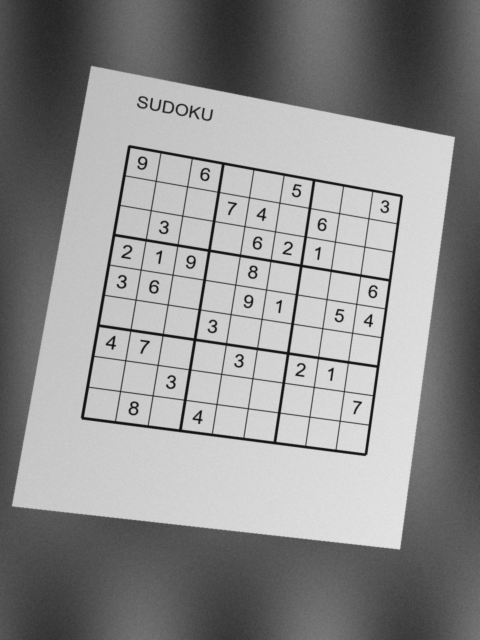
#> input picture Sudoku-Solver-from-a-Photo/Test/synthetic_2.jpg, 960 x 1280 px (shown at 1/2 size); its folder holds only this picture in this run
$ jupyter execute --allow-errors sudoku.ipynb
#> lines starting #> are read from the running program, lines starting #| are printed output that depends on the picture; after the words box and inside, x2 and y2 are one past the last pixel; in counts of white or black regions, pixels touching at a corner belong together
# Arshia Goshtasbi
## Machine Learning, Capstone Project: Sudoku Solver from a Photo (Phases 1-4)

# Imports

[cell 1]
import os
import cv2
import zipfile
import numpy as np
import matplotlib.pyplot as plt
import tensorflow as tf
from tensorflow.keras import layers, models, utils
from tensorflow.keras.models import load_model
from tensorflow.keras.datasets import mnist
from tensorflow.keras.models import Sequential
from tensorflow.keras.layers import Conv2D, MaxPooling2D, Flatten, Dense
from tensorflow.keras.callbacks import EarlyStopping, ReduceLROnPlateau

[cell 2]
# Paths (relative to this folder). Originally run on Google Colab.
DATA_DIR  = os.path.join('assets', 'assets')   # printed-digits dataset, unzipped (see README)
MODEL_DIR = 'models'
TEST_DIR  = 'Test'      # put your own Sudoku photos here
RESULT_DIR = 'Result'

### Utility Function

[cell 3]
def display_image(image, title='Image'):
    plt.figure(figsize=(8, 8))
    if len(image.shape) == 3:
        plt.imshow(cv2.cvtColor(image, cv2.COLOR_BGR2RGB))
    else:
        plt.imshow(image, cmap='gray')
    plt.title(title)
    plt.axis('off')
    plt.show()

## Phase 1: Paper Deskewing & Rectification

[cell 4]
def preprocess_image(image):
    gray = cv2.cvtColor(image, cv2.COLOR_BGR2GRAY)
    blur = cv2.GaussianBlur(gray, (3, 3), 0)
    edges = cv2.Canny(blur, 50, 150, apertureSize=3)
    kernel = np.ones((3, 3), np.uint8)
    return cv2.dilate(edges, kernel, iterations=1)


def find_paper_contour(edges):
    contours, _ = cv2.findContours(edges, cv2.RETR_EXTERNAL, cv2.CHAIN_APPROX_SIMPLE)
    if not contours:
        return None
    return max(contours, key=cv2.contourArea)


def order_points(pts):
    rect = np.zeros((4, 2), dtype="float32")
    s = pts.sum(axis=1)
    rect[0] = pts[np.argmin(s)]
    rect[2] = pts[np.argmax(s)]
    diff = np.diff(pts, axis=1)
    rect[1] = pts[np.argmin(diff)]
    rect[3] = pts[np.argmax(diff)]
    return rect


def find_corners(paper_contour):
    epsilon = 0.02 * cv2.arcLength(paper_contour, True)
    approx = cv2.approxPolyDP(paper_contour, epsilon, True)
    if len(approx) != 4:
        rect = cv2.minAreaRect(paper_contour)
        approx = cv2.boxPoints(rect)
    corners = order_points(approx.reshape(4, 2))
    return np.array(corners, dtype=np.float32)


def perspective_transform(image, corners):
    (tl, tr, br, bl) = corners
    widthA = np.linalg.norm(br - bl)
    widthB = np.linalg.norm(tr - tl)
    maxW = int(max(widthA, widthB))

    heightA = np.linalg.norm(tr - br)
    heightB = np.linalg.norm(tl - bl)
    maxH = int(max(heightA, heightB))

    dst = np.array([[0, 0], [maxW - 1, 0], [maxW - 1, maxH - 1], [0, maxH - 1]], dtype=np.float32)
    M = cv2.getPerspectiveTransform(corners, dst)
    return cv2.warpPerspective(image, M, (maxW, maxH))


def phase1_rectify(input_path, save_path=None, visualize=True):
    image = cv2.imread(input_path)
    display_image(image, "Original")
#> call 2 of phase1_rectify, with input_path = 'Test/synthetic_2.jpg', save_path = 'Result/synthetic_2_phase1.jpg', visualize = True
#> in phase1_rectify, image is the input picture: shape (1280, 960, 3); min 8, max 231, mean 141.9
    if image is None:
        raise FileNotFoundError(f"Cannot read {input_path}")
    orig = image.copy()

    edges = preprocess_image(image)
#> in preprocess_image, `edges = cv2.Canny(blur, 50, 150, apertureSize=3)`:
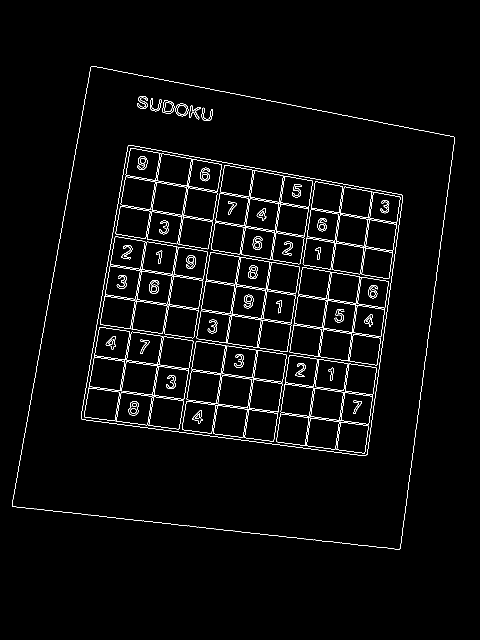
#> edges: shape (1280, 960) (shown at 1/2 size); 2.4% white in thin lines or dots, all inside (x1, y1, x2, y2) = (24, 132, 910, 1100)
#> in preprocess_image, `return cv2.dilate(edges, kernel, iterations=1)`:
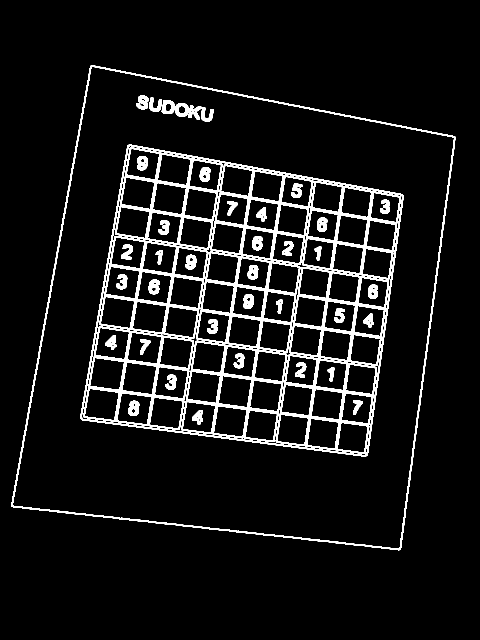
#> returned value: shape (1280, 960) (shown at 1/2 size); 7.4% white; 46 white regions
    if visualize: display_image(edges, "Edges for Paper Detection")

    paper = find_paper_contour(edges)
#> in find_paper_contour, `contours, _ = cv2.findContours(edges, cv2.RETR_EXTERNAL, cv2.CHAIN_APP..`: contours = 1 contour; box (x1, y1, x2, y2) and area: (23, 131, 911, 1101) 660884
#> in phase1_rectify (call 2), `paper = find_paper_contour(edges)`: paper = contour of 1006 points, box (x1, y1, x2, y2) (23, 131, 911, 1101), area 660884
#> in phase1_rectify (call 2), `cv2.drawContours(outline, [paper], -1, (0, 255, 0), 2)`:
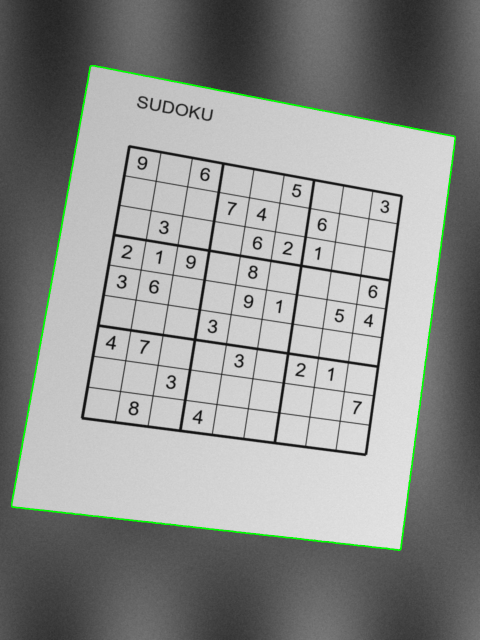
#> outline: shape (1280, 960, 3) (shown at 1/2 size); 0.87% of pixels changed, all inside (x1, y1, x2, y2) = (22, 130, 912, 1102)
    outline = orig.copy()
    if paper is not None:
        cv2.drawContours(outline, [paper], -1, (0, 255, 0), 2)
    if visualize: display_image(outline, "Detected Paper Contour")
    if paper is None:
        raise RuntimeError("Paper contour not found.")

    corners = find_corners(paper)
#> in find_corners, `epsilon = 0.02 * cv2.arcLength(paper_contour, True)`: epsilon = 68.44
#> in find_corners, `approx = cv2.approxPolyDP(paper_contour, epsilon, True)`: approx = [[181, 131], [23, 1013], [800, 1099], [910, 273]]
#> in order_points, `s = pts.sum(axis=1)`: s = [312, 1036, 1899, 1183]
#> in order_points, `diff = np.diff(pts, axis=1)`: diff = [-50, 990, 299, -637]
#> in find_corners, `corners = order_points(approx.reshape(4, 2))`: corners = [[181, 131], [910, 273], [800, 1099], [23, 1013]]
    warped = perspective_transform(image, corners)
#> in perspective_transform, `(tl, tr, br, bl) = corners`: tl = [181, 131]; tr = [910, 273]; br = [800, 1099]; bl = [23, 1013]
#> in perspective_transform, `widthA = np.linalg.norm(br - bl)`: widthA = 781.7
#> in perspective_transform, `widthB = np.linalg.norm(tr - tl)`: widthB = 742.7
#> in perspective_transform, `maxW = int(max(widthA, widthB))`: maxW = 781
#> in perspective_transform, `heightA = np.linalg.norm(tr - br)`: heightA = 833.3
#> in perspective_transform, `heightB = np.linalg.norm(tl - bl)`: heightB = 896
#> in perspective_transform, `dst = np.array([[0, 0], [maxW - 1, 0], [maxW - 1, maxH - 1], [0, maxH ..`: dst = [[0, 0], [780, 0], [780, 895], [0, 895]]
#> in perspective_transform, `M = cv2.getPerspectiveTransform(corners, dst)`: M = [[0.951, 0.17, -194.5], [-0.199, 1.02, -97.72], [-0.000101, 4.27e-05, 1]]
#> in perspective_transform, `return cv2.warpPerspective(image, M, (maxW, maxH))`:
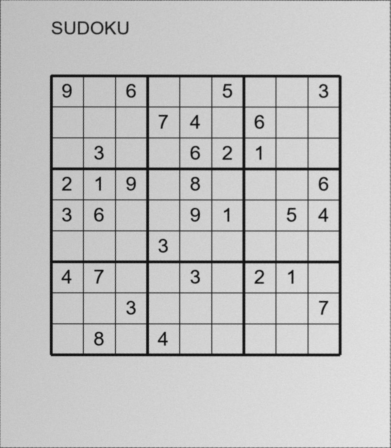
#> returned value: shape (896, 781, 3) (shown at 1/2 size); min 12, max 229, mean 194.5
    if visualize: display_image(warped, "Phase 1: Rectified Paper")

    if save_path:
        cv2.imwrite(save_path, warped)
    return warped

## Phase 2: Sudoku Grid Detection & Drawing

[cell 5]
def find_sudoku_grid(rectified):
    gray = cv2.cvtColor(rectified, cv2.COLOR_BGR2GRAY)
    thresh = cv2.adaptiveThreshold(gray, 255, cv2.ADAPTIVE_THRESH_GAUSSIAN_C,
                                   cv2.THRESH_BINARY_INV, 11, 2)
    contours, _ = cv2.findContours(thresh, cv2.RETR_LIST, cv2.CHAIN_APPROX_SIMPLE)
    for cnt in sorted(contours, key=cv2.contourArea, reverse=True)[:10]:
        peri = cv2.arcLength(cnt, True)
        approx = cv2.approxPolyDP(cnt, 0.02 * peri, True)
        if len(approx) == 4 and cv2.isContourConvex(approx):
            x, y, w, h = cv2.boundingRect(approx)
            ar = w / float(h)
            if 0.8 <= ar <= 1.2:
                return approx.reshape(4, 2), thresh
    return None, thresh

def phase2_draw_grid(rectified, save_path=None, visualize=True):
#> called with save_path = 'Result/synthetic_2_phase2.jpg', visualize = True
    overlay = rectified.copy()
    grid_cnt, thresh = find_sudoku_grid(rectified)
#> in find_sudoku_grid, `thresh = cv2.adaptiveThreshold(gray, 255, cv2.ADAPTIVE_THRESH_GAUSSIAN..`:
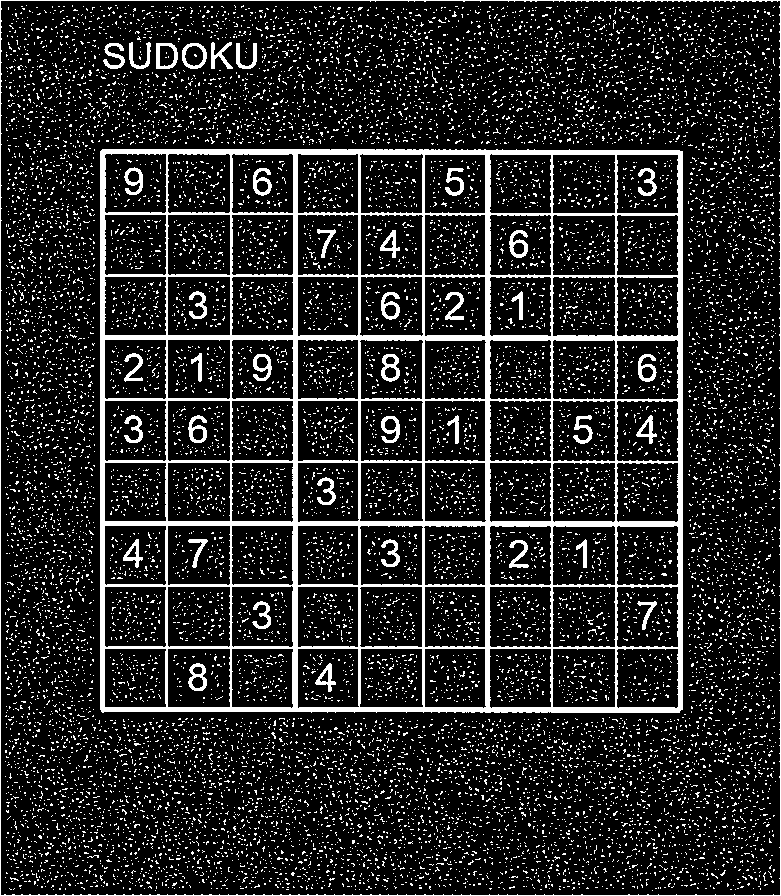
#> thresh: shape (896, 781); 14.3% white; 14932 white regions (14891 under 20 px)
#> in find_sudoku_grid, `contours, _ = cv2.findContours(thresh, cv2.RETR_LIST, cv2.CHAIN_APPROX..`: contours = 15039 contours, 14899 with area under 20; largest, box (x1, y1, x2, y2) and area: (0, 0, 781, 896) 698100, (0, 0, 781, 896) 697766, (100, 149, 683, 713) 327040, (552, 586, 616, 648) 3800, (552, 400, 616, 462) 3787
#> the loop in find_sudoku_grid, `for cnt in sorted(contours, key=cv2.contourArea, reverse=True)[:10]:` made 1 pass
#> (peri, approx, x, y, w, h, ar) on pass 1: (3350, [[0, 0], [0, 895], [780, 895], [780, 0]], 0, 0, 781, 896, 0.872)
#> grid_cnt = [[0, 0], [0, 895], [780, 895], [780, 0]]
    if grid_cnt is not None:
        cv2.drawContours(overlay, [grid_cnt], -1, (0, 255, 0), 2)
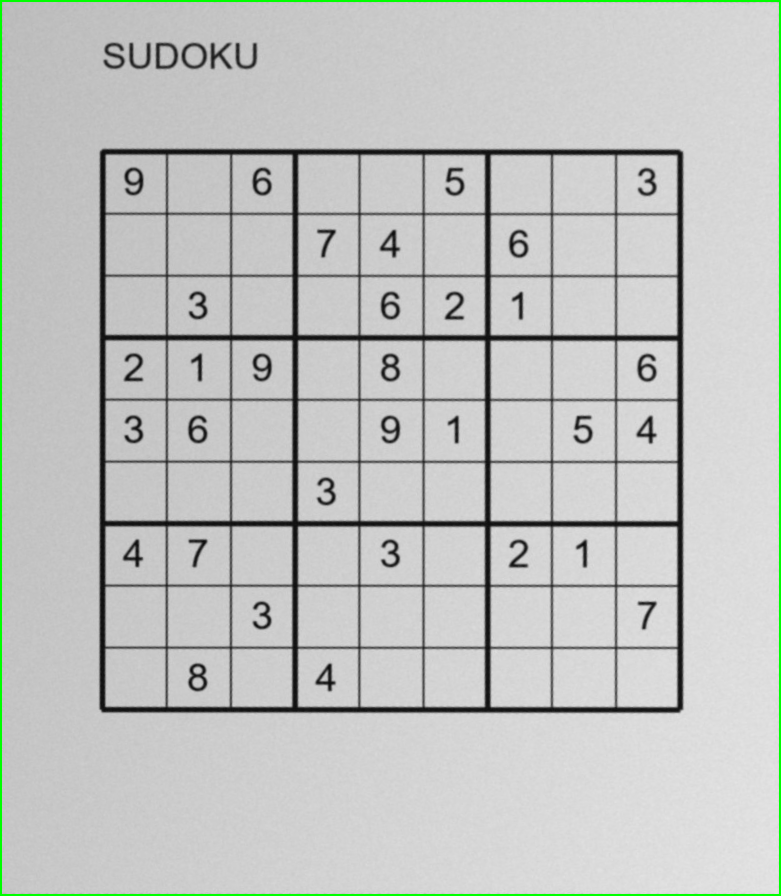
#> overlay: shape (896, 781, 3); 0.96% of pixels changed, all inside (x1, y1, x2, y2) = (0, 0, 781, 896)
    if visualize: display_image(overlay, 'Phase 2: Grid Overlay')
    if save_path:
        cv2.imwrite(save_path, overlay)
    return overlay

## Main Execution (Just One Test Case)

[cell 6]
image_path = "Test/synthetic_1.jpg"                                    # Path to your input Sudoku image
phase1_output_path = f"phase1_rectified_paper.jpg"               # Desired filename for Phase 1 result
phase2_output_path = f"phase2_grid_detection.jpg"                # Desired filename for Phase 2 result

# Run Phase 1
print("Running Phase 1: Deskew & Rectify Paper...")
#> (the rest of this cell did not finish here and is left out)

# Batch Processing

[cell 7]
os.makedirs("Result", exist_ok=True)

# Process all images in Test folder
test_folder = "Test"
for filename in os.listdir(test_folder):
    if filename.lower().endswith(('.png', '.jpg', '.jpeg')):
        print(f"\nProcessing {filename}...")
        image_path = os.path.join(test_folder, filename)

        try:
            base_name = os.path.splitext(filename)[0]
            phase1_output = os.path.join("Result", f"{base_name}_phase1.jpg")
            phase2_output = os.path.join("Result", f"{base_name}_phase2.jpg")

            # Run Phase 1
            rectified = phase1_rectify(image_path, save_path=phase1_output, visualize=True)

            # Run Phase 2
            drawn_grid = phase2_draw_grid(rectified, save_path=phase2_output, visualize=True)

            print(f"Results saved for {filename}:")
            print(f" - {phase1_output}")
            print(f" - {phase2_output}")

        except Exception as e:
            print(f"Error processing {filename}: {str(e)}")

print("\nBatch processing completed!")

## Phase 3: Cell Segmentation and Digit Recognition

## Model Training
Dataset is assets.zip file that is from kaggle:
https://www.kaggle.com/datasets/kshitijdhama/printed-digits-dataset

[cell 8]
# Define paths
zip_path = 'assets.zip'
extract_path = 'assets'
# Unzip the dataset
#> (the rest of this cell did not finish here and is left out)

# Simple Model

[cell 9]
# === Parameters ===
batch_size  = 32
img_height  = 28
img_width   = 28
data_dir    = DATA_DIR  # root folder containing 10 subfolders (0,1,...,9)
epochs      = 10

# === Load datasets ===
#> (the rest of this cell did not finish here and is left out)

# Advanced Model
-> Data Augmentation

-> Better Preproccess

-> Complex Model

[cell 10]
# === Parameters ===
batch_size  = 32
img_height  = 28
img_width   = 28
data_dir    = DATA_DIR
epochs      = 50  # Increased epochs with early stopping

# === Load datasets ===
#> (the rest of this cell did not finish here and is left out)

# Recognition

[cell 11]
# [145 lines left out: functions detect_cell_coords, extract_digit, segment_and_recognize, not called in this run]

# Phase 4
Solve the Puzzle using Backtracing

[cell 12]
# [53 lines left out: functions solve_sudoku, draw_solution, not called in this run]

# Main Execution ALL 4 Phases

[cell 13]
def main_pipeline(image_path, model_path, visualize=True):
    """Complete pipeline from image to solved Sudoku"""
    # Phase 1: Deskew and rectify
    rectified = phase1_rectify(image_path, visualize=visualize)

$ run again, on Sudoku-Solver-from-a-Photo/Test/synthetic_1.jpg
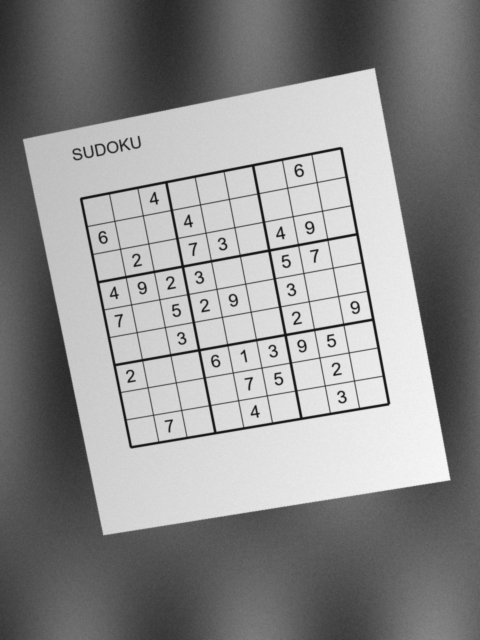
#> input picture Sudoku-Solver-from-a-Photo/Test/synthetic_1.jpg, 960 x 1280 px (shown at 1/2 size)
#> in phase1_rectify, image is the input picture: shape (1280, 960, 3); min 11, max 249, mean 141.7
#> in preprocess_image, `edges = cv2.Canny(blur, 50, 150, apertureSize=3)`:
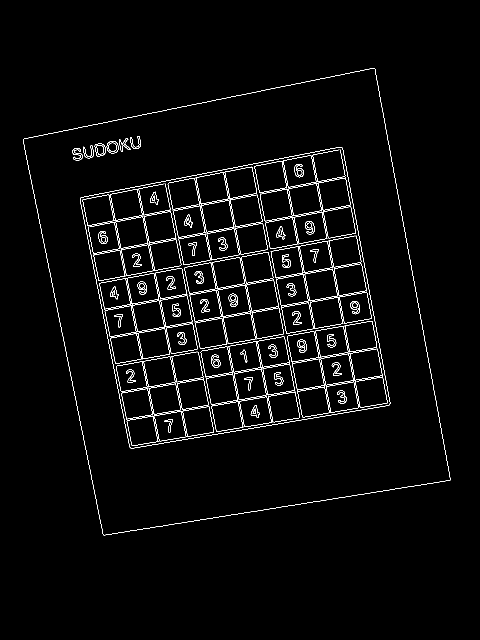
#> edges: shape (1280, 960) (shown at 1/2 size); 2.2% white in thin lines or dots, all inside (x1, y1, x2, y2) = (46, 136, 901, 1071)
#> in find_paper_contour, `contours, _ = cv2.findContours(edges, cv2.RETR_EXTERNAL, cv2.CHAIN_APP..`: contours = 1 contour; box (x1, y1, x2, y2) and area: (45, 135, 902, 1072) 588614
#> paper = contour of 1130 points, box (x1, y1, x2, y2) (45, 135, 902, 1072), area 588614
#> outline: shape (1280, 960, 3); 0.83% of pixels changed, all inside (x1, y1, x2, y2) = (44, 134, 903, 1073)
#> epsilon = 65.08
#> in find_corners, `approx = cv2.approxPolyDP(paper_contour, epsilon, True)`: approx = [[750, 135], [45, 277], [205, 1071], [901, 961]]
#> s = [885, 322, 1276, 1862]
#> diff = [-615, 232, 866, 60]
#> in find_corners, `corners = order_points(approx.reshape(4, 2))`: corners = [[45, 277], [750, 135], [901, 961], [205, 1071]]
#> tl = [45, 277]; tr = [750, 135]; br = [901, 961]; bl = [205, 1071]
#> widthA = 704.6
#> widthB = 719.2
#> maxW = 719
#> heightA = 839.7
#> heightB = 810
#> maxH = 839
#> dst = [[0, 0], [718, 0], [718, 838], [0, 838]]
#> M = [[1.01, -0.203, 10.9], [0.199, 0.986, -282.1], [4.56e-05, -3.46e-05, 1]]
#> thresh: shape (839, 719); 13.2% white; 10683 white regions (10640 under 20 px)
#> in find_sudoku_grid, `contours, _ = cv2.findContours(thresh, cv2.RETR_LIST, cv2.CHAIN_APPROX..`: contours = 10782 contours, 10642 with area under 20; largest, box (x1, y1, x2, y2) and area: (0, 0, 719, 839) 601684, (0, 0, 719, 839) 600772, (92, 140, 629, 667) 281586, (331, 549, 390, 607) 3225, (154, 549, 213, 607) 3220
#> the loop in find_sudoku_grid, `for cnt in sorted(contours, key=cv2.contourArea, reverse=True)[:10]:` made 1 pass
#> (peri, approx, x, y, w, h, ar) on pass 1: (3112, [[0, 0], [0, 838], [718, 838], [718, 0]], 0, 0, 719, 839, 0.857)
#> grid_cnt = [[0, 0], [0, 838], [718, 838], [718, 0]]
#> in phase2_draw_grid, `cv2.drawContours(overlay, [grid_cnt], -1, (0, 255, 0), 2)`:
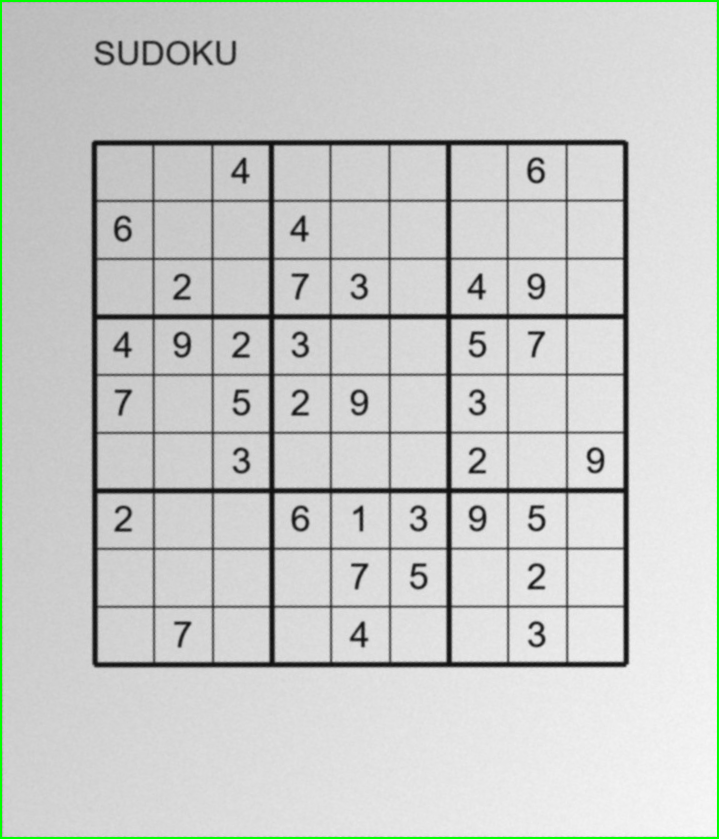
#> overlay: shape (839, 719, 3); mean B, G, R 201.1, 203.7, 201.1
#> the loop in find_sudoku_grid (call 2), `for cnt in sorted(contours, key=cv2.contourArea, reverse=True)[:10]:` made 1 pass
